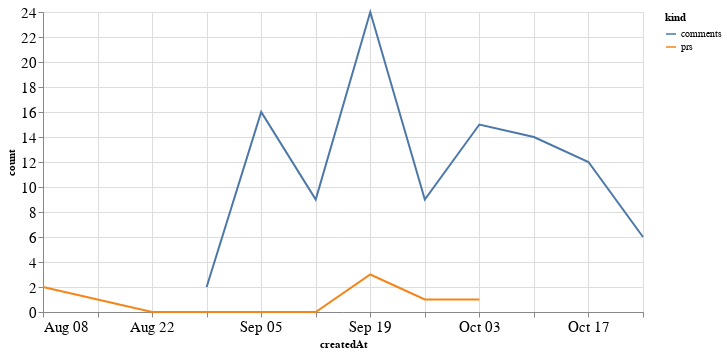

The notebook cell saved with this chart:
### Code cell
alt.Chart(total_time, width=600).mark_line().encode(
    x='createdAt',
    y='count',
    color='kind'
)

### Figure 1 — Vega-Lite specification as saved in the notebook (floating-point values rounded to 4 significant figures)
{"config": {"axisLeft": {"labelFontSize": 15}, "axisBottom": {"labelFontSize": 15}}, "data": {"name": "data-00d9891df965040ba6a94c97397f7c31"}, "mark": "line", "encoding": {"color": {"type": "nominal", "field": "kind"}, "x": {"type": "temporal", "field": "createdAt"}, "y": {"type": "quantitative", "field": "count"}}, "width": 600, "$schema": "https://vega.github.io/schema/vega-lite/v4.8.1.json", "datasets": {"data-00d9891df965040ba6a94c97397f7c31": [{"createdAt": "2021-08-08T00:00:00", "kind": "prs", "count": 2.0}, {"createdAt": "2021-08-15T00:00:00", "kind": "prs", "count": 1.0}, {"createdAt": "2021-08-22T00:00:00", "kind": "prs", "count": 0.0}, {"createdAt": "2021-08-29T00:00:00", "kind": "prs", "count": 0.0}, {"createdAt": "2021-09-05T00:00:00", "kind": "prs", "count": 0.0}, {"createdAt": "2021-09-12T00:00:00", "kind": "prs", "count": 0.0}, {"createdAt": "2021-09-19T00:00:00", "kind": "prs", "count": 3.0}, {"createdAt": "2021-09-26T00:00:00", "kind": "prs", "count": 1.0}, {"createdAt": "2021-10-03T00:00:00", "kind": "prs", "count": 1.0}, {"createdAt": "2021-10-10T00:00:00", "kind": "prs", "count": null}, {"createdAt": "2021-10-17T00:00:00", "kind": "prs", "count": null}, {"createdAt": "2021-10-24T00:00:00", "kind": "prs", "count": null}, {"createdAt": "2021-08-08T00:00:00", "kind": "comments", "count": null}, {"createdAt": "2021-08-15T00:00:00", "kind": "comments", "count": null}, {"createdAt": "2021-08-22T00:00:00", "kind": "comments", "count": null}, {"createdAt": "2021-08-29T00:00:00", "kind": "comments", "count": 2.0}, {"createdAt": "2021-09-05T00:00:00", "kind": "comments", "count": 16.0}, {"createdAt": "2021-09-12T00:00:00", "kind": "comments", "count": 9.0}, {"createdAt": "2021-09-19T00:00:00", "kind": "comments", "count": 24.0}, {"createdAt": "2021-09-26T00:00:00", "kind": "comments", "count": 9.0}, {"createdAt": "2021-10-03T00:00:00", "kind": "comments", "count": 15.0}, {"createdAt": "2021-10-10T00:00:00", "kind": "comments", "count": 14.0}, {"createdAt": "2021-10-17T00:00:00", "kind": "comments", "count": 12.0}, {"createdAt": "2021-10-24T00:00:00", "kind": "comments", "count": 6.0}]}}
